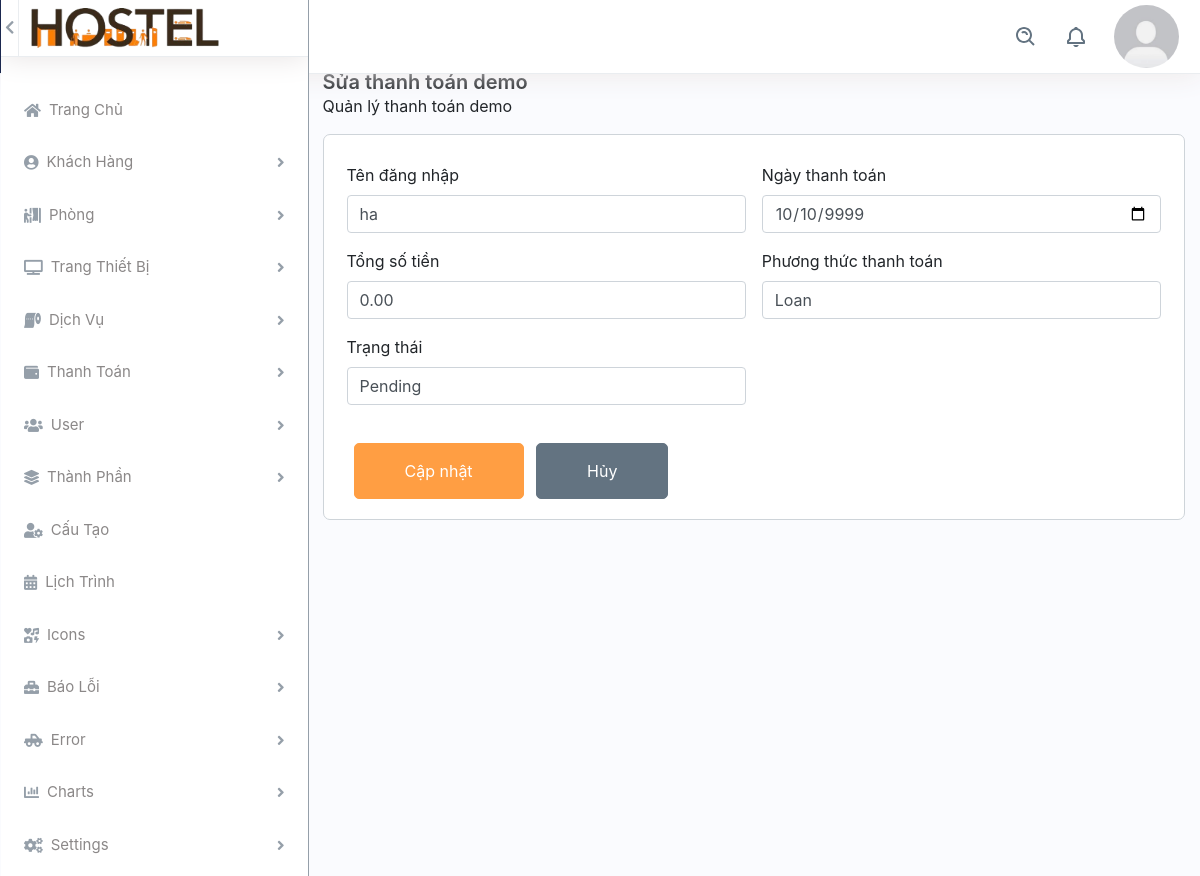
Page /back_end/edit-pay.php?id=13 (signed in) on the committed database.
### tables this page shows
CREATE TABLE `thanh_toan_demo` (
  `id` int(11) NOT NULL,
  `tendangnhap` varchar(255) NOT NULL,
  `ngay_thanh_toan` date NOT NULL,
  `tong_so_tien` decimal(10,2) DEFAULT 0.00,
  `phuong_thuc_thanh_toan` varchar(255) NOT NULL,
  `trang_thai` text DEFAULT 'Pending',
  `nguoi_tao` varchar(255) NOT NULL,
  `ngay_tao` datetime DEFAULT current_timestamp()
);

### config/database.php (called while the page is built, shortened)
<?php
class Database {
    private $host = servername;
    private $user = username;
    private $password = password;
    private $dbname = dbname;
    private $link;
    private function connectDB() {
        $this->link = new mysqli($this->host, $this->user, $this->password, $this->dbname);
    }
    public function select($query) {
        $result = $this->link->query($query) or die($this->link->error . __LINE__);
        if ($result->num_rows > 0) {
            return $result;
        } else {
            return false;
        }
    }
}
?>

### back_end/edit-pay.php (the view, shortened to what this page needs)
<?php
include '../config/database.php';
$db = new Database();
if (empty($_SESSION['username'])) {
    header("location: dang_nhap.html");
    exit();
} else {
    include 'header.php';
    include 'side-bar.php';
    $id = isset($_GET['id']) ? $_GET['id'] : '';
    $sql = "SELECT * FROM thanh_toan_demo WHERE id = $id";
    $result = $db->select($sql);
    if ($result->num_rows == 1) {
        $row = $result->fetch_assoc();
        $tendangnhap = $row["tendangnhap"];
        $ngay_thanh_toan = $row["ngay_thanh_toan"];
        $tong_so_tien = $row["tong_so_tien"];
        $phuong_thuc_thanh_toan = $row["phuong_thuc_thanh_toan"];
        $trang_thai = $row["trang_thai"];
    } else {
        echo "Không tìm thấy dữ liệu.";
        exit();
    }
}
?>
<div class="col-md-9">
        <div class="col-12 container-content">
            <div class="header-content pb-3">
                <div class="title-content">
                    <h3 class="m-0 strong">Sửa thanh toán demo</h3>
                    <div class="span">Quản lý thanh toán demo</div>
                </div>
            </div>
            <div class="content-add-room col-12">
                <form action="edit-pay.php?id=<?php echo $id; ?>" method="post">
                    <div class="row">
                        <div class="col-12 col-md-6 p-2">
                            <label for="tendangnhap">Tên đăng nhập</label>
                            <input type="text" id="tendangnhap" name="tendangnhap" class="form-control" value="<?php echo $tendangnhap; ?>" required>
                        </div>
                        <div class="col-12 col-md-6 p-2">
                            <label for="ngay_thanh_toan">Ngày thanh toán</label>
                            <input type="date" id="ngay_thanh_toan" name="ngay_thanh_toan" class="form-control" value="<?php echo $ngay_thanh_toan; ?>" required>
                        </div>
                        <div class="col-12 col-md-6 p-2">
                            <label for="tong_so_tien">Tổng số tiền</label>
                            <input type="text" id="tong_so_tien" name="tong_so_tien" class="form-control" value="<?php echo $tong_so_tien; ?>" required>
                        </div>
                        <div class="col-12 col-md-6 p-2">
                            <label for="phuong_thuc_thanh_toan">Phương thức thanh toán</label>
                            <input type="text" id="phuong_thuc_thanh_toan" name="phuong_thuc_thanh_toan" class="form-control" value="<?php echo $phuong_thuc_thanh_toan; ?>" required>
                        </div>
                        <div class="col-12 col-md-6 p-2">
                            <label for="trang_thai">Trạng thái</label>
                            <input type="text" id="trang_thai" name="trang_thai" class="form-control" value="<?php echo $trang_thai; ?>" required>
                        </div>
                        <div class="col-12">
                            <input class="but-add mr-2" type="submit" value="Cập nhật">
                            <input class="but-cancel" type="button" value="Hủy">
                        </div>
                    </div>
                </form>
            </div>
        </div>
    </div>
    </body>
    </html>

### assets/css/duyet.css (style rules this page uses)
body, html { height: 100%; margin: 0; background-color: #FAFBFE; }
.container-content { margin-top: 70px; position: relative; overflow-y: scroll; overflow: hidden; }
.header-content { display: flex; justify-content: space-between; }
.content-add-room .but-add { padding: 15px 50px; margin-top: 30px; color: white; background: #FF9E43; border: 1px solid #FF9E43; border-radius: 5px; }
.content-add-room .but-cancel { padding: 15px 50px; margin-top: 30px; color: white; background: #637381; border: 1px solid #637381; border-radius: 5px; }
.content-add-room { padding: 20px 30px; border: 1px solid #CED4D9; border-radius: 7px; background: #ffffff; }
.strong { font-weight: 600; font-size: 20px; }

### rows in the picture
thanh_toan_demo: tendangnhap "ha", ngay_thanh_toan "10/10/9999", tong_so_tien "0.00", phuong_thuc_thanh_toan "Loan", trang_thai "Pending"
